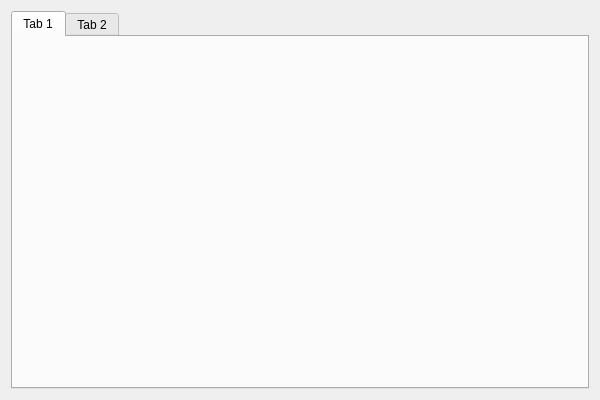
<?xml version="1.0" encoding="UTF-8"?>
<ui version="4.0">
 <class>QtTestExampleClass</class>
 <widget class="QWidget" name="QtTestExampleClass">
  <property name="geometry">
   <rect>
    <x>0</x>
    <y>0</y>
    <width>600</width>
    <height>400</height>
   </rect>
  </property>
  <property name="windowTitle">
   <string>QtTestExample</string>
  </property>
  <layout class="QGridLayout" name="gridLayout">
   <item row="0" column="0">
    <widget class="QTabWidget" name="tabWidget">
     <widget class="QWidget" name="tab">
      <attribute name="title">
       <string>Tab 1</string>
      </attribute>
     </widget>
     <widget class="QWidget" name="tab_2">
      <attribute name="title">
       <string>Tab 2</string>
      </attribute>
     </widget>
    </widget>
   </item>
  </layout>
 </widget>
 <layoutdefault spacing="6" margin="11"/>
 <resources>
  <include location="qttestexample.qrc"/>
 </resources>
 <connections/>
</ui>
